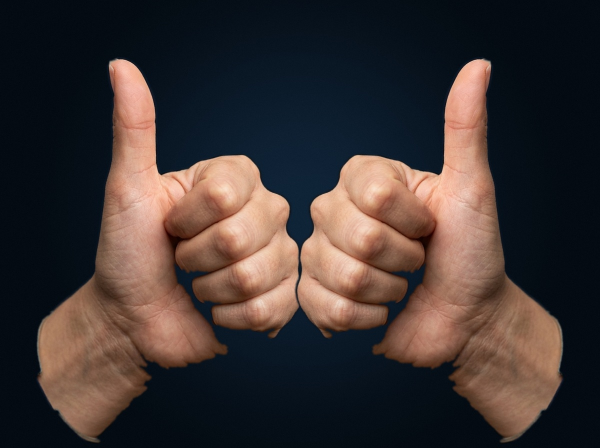
#> input picture signbridge-ai/assets/test_bus_anchored.jpg, 1200 x 896 px (shown at 1/2 size)
$ python -i test_helpers.py   (imports and definitions only)
#> lines starting #> are read from the running program, lines starting #| are printed output that depends on the picture
"""
Test script to generate realistic photo composites for sign language signs.
"""
import os
import numpy as np
from PIL import Image, ImageFilter, ImageEnhance

WIDTH = 1200
HEIGHT = 896

def create_studio_background(spot_center=(600, 380), spot_radius=500):
    y, x = np.ogrid[:HEIGHT, :WIDTH]
    dist = np.sqrt((x - spot_center[0])**2 + (y - spot_center[1])**2)
    t = np.clip(dist / spot_radius, 0, 1)

    # Smooth cosine falloff
    falloff = (1.0 - np.cos(t * np.pi)) / 2.0

    # Center color: [16, 36, 56], Edge color: [4, 11, 18]
    r = (16 * (1 - falloff) + 4 * falloff).astype(np.float32)
    g = (36 * (1 - falloff) + 11 * falloff).astype(np.float32)
    b = (56 * (1 - falloff) + 18 * falloff).astype(np.float32)

    # Add subtle photographic sensor grain
    np.random.seed(42)
    noise = np.random.normal(0, 1.2, (HEIGHT, WIDTH))
    r = np.clip(r + noise, 0, 255)
    g = np.clip(g + noise, 0, 255)
    b = np.clip(b + noise, 0, 255)

    bg_arr = np.stack([r, g, b], axis=-1).astype(np.uint8)
    return Image.fromarray(bg_arr, mode='RGB')

def extract_hand_rgba(img_path, threshold=28, feather=3):
#> called with img_path = 'test_bus_anchored.jpg', threshold = 28, feather = 3
    img = Image.open(img_path).convert('RGB')
#> img is the input picture: PIL image 1200x896 RGB; mean R, G, B 62.5, 52.8, 51.4
    arr = np.array(img, dtype=np.float32)

    r, g, b = arr[:,:,0], arr[:,:,1], arr[:,:,2]
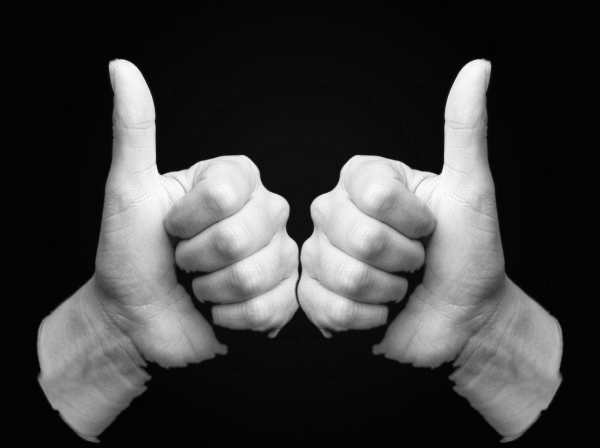
#> r: shape (896, 1200) float32 (shown at 1/2 size); min 0, max 255, mean 62.5
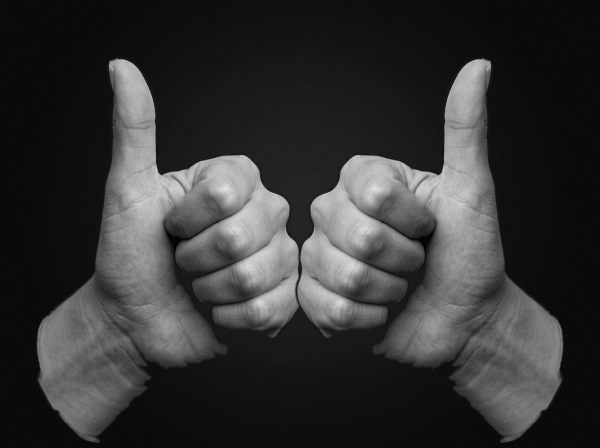
#> g: shape (896, 1200) float32 (shown at 1/2 size); min 0, max 225, mean 52.8
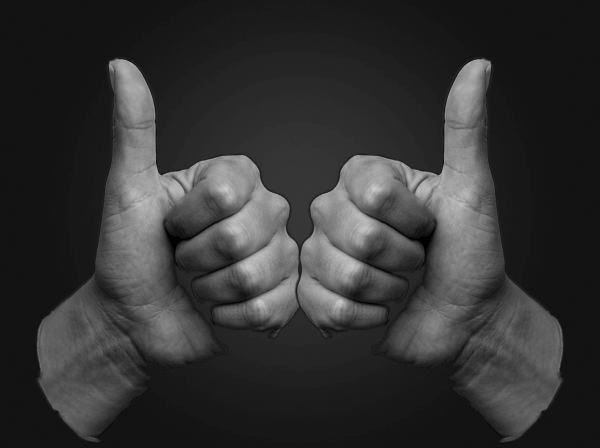
#> b: shape (896, 1200) float32 (shown at 1/2 size); min 0, max 205, mean 51.4
    # Sample background color in corner
    bg_r = arr[:20, :20, 0].mean()
#> bg_r = 3.57
    bg_g = arr[:20, :20, 1].mean()
#> bg_g = 10.57
    bg_b = arr[:20, :20, 2].mean()
#> bg_b = 18.57

    diff = np.sqrt((r - bg_r)**2 + (g - bg_g)**2 + (b - bg_b)**2)
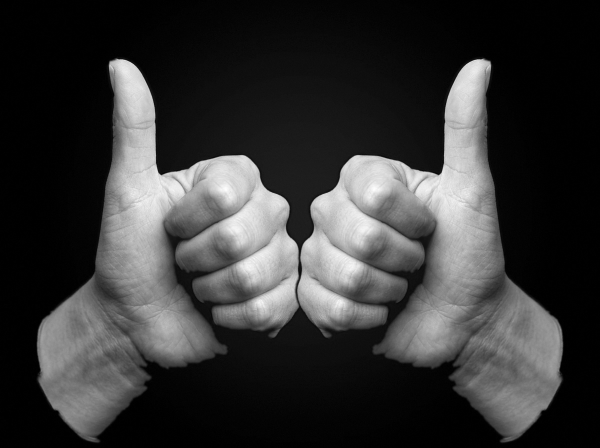
#> diff: shape (896, 1200) float32 (shown at 1/2 size); min 0.749, max 376.2, mean 81.5; drawn with min black and max white

    # Clean alpha ramp
    alpha = np.clip((diff - threshold) / (threshold * 0.8 + 1), 0, 1)
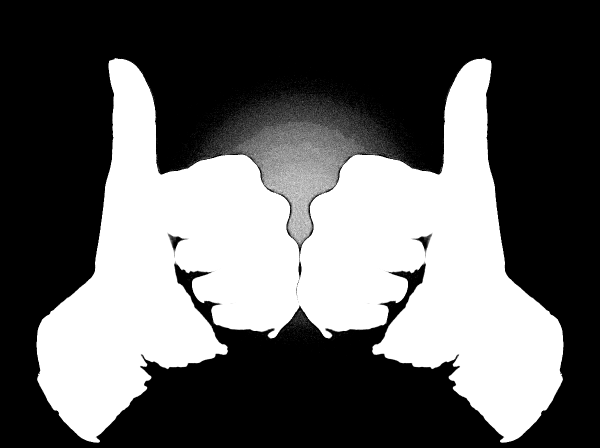
#> alpha: shape (896, 1200) float32 (shown at 1/2 size); min 0, max 1, mean 0.381

    # Morphological clean up
    mask = Image.fromarray((alpha * 255).astype(np.uint8))
    mask = mask.filter(ImageFilter.GaussianBlur(radius=feather))
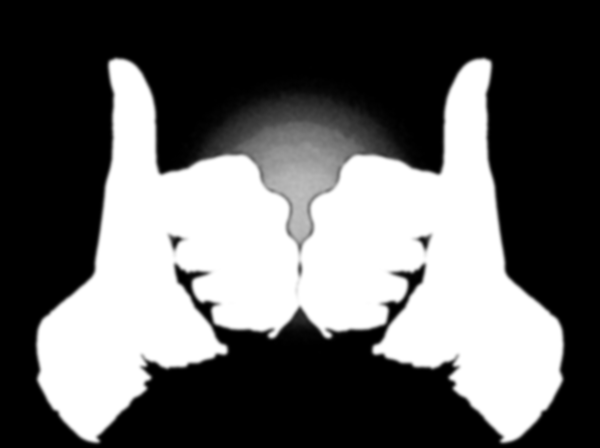
#> mask: PIL image 1200x896 L (shown at 1/2 size); min 0, max 255, mean 97.2

    rgba = img.convert('RGBA')
    rgba.putalpha(mask)
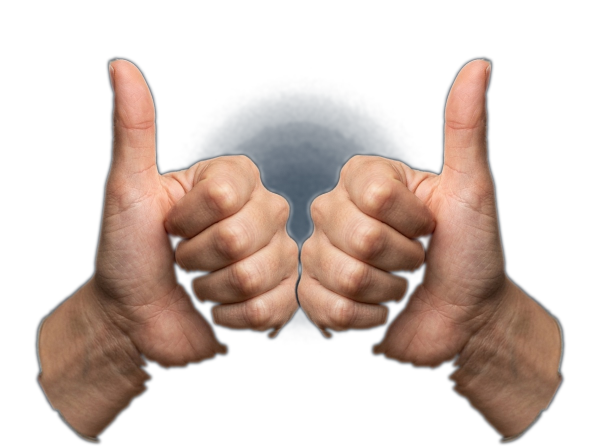
#> rgba: PIL image 1200x896 RGBA (shown at 1/2 size); mean R, G, B, A 62.5, 52.8, 51.4, 97.2; transparent parts drawn white
    return rgba

# [1 line not run here, left out]

>>> result = extract_hand_rgba('test_bus_anchored.jpg')

$ run again, on signbridge-ai/assets/test_bus_clean.jpg
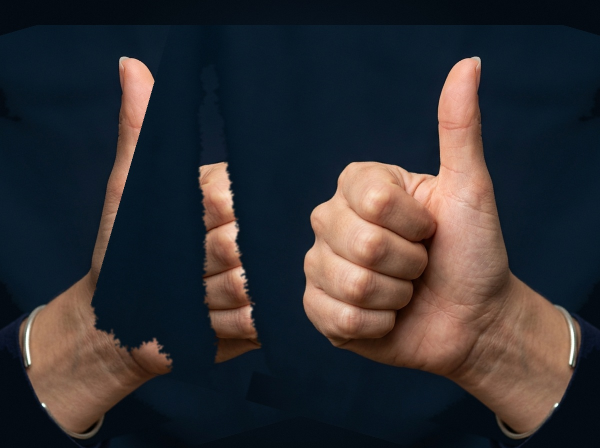
#> input picture signbridge-ai/assets/test_bus_clean.jpg, 1200 x 896 px (shown at 1/2 size)
#> in extract_hand_rgba, img is the input picture: PIL image 1200x896 RGB; mean R, G, B 48.5, 47, 50.3
#> in extract_hand_rgba, `r, g, b = arr[:,:,0], arr[:,:,1], arr[:,:,2]`:
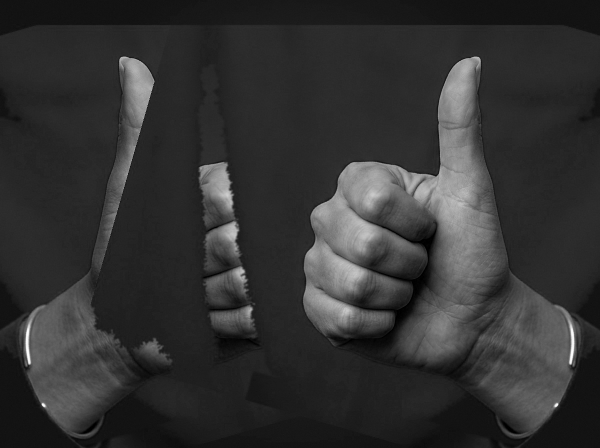
#> b: shape (896, 1200) float32 (shown at 1/2 size); min 0, max 255, mean 50.3
#> bg_r = 3.57
#> bg_g = 10.57
#> bg_b = 18.57
#> in extract_hand_rgba, `rgba.putalpha(mask)`:
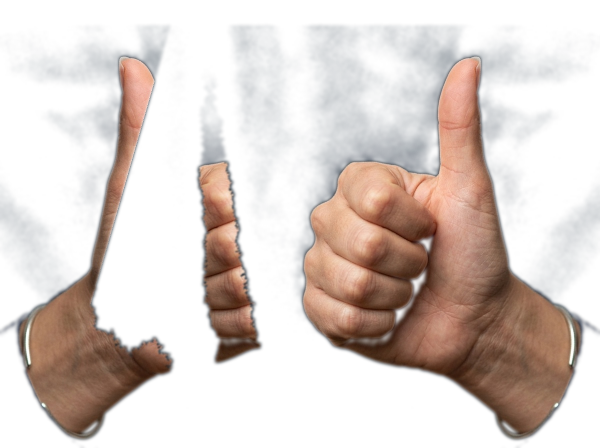
#> rgba: PIL image 1200x896 RGBA (shown at 1/2 size); mean R, G, B, A 48.5, 47, 50.3, 78.4; transparent parts drawn white

$ run again, on signbridge-ai/assets/test_cuff.jpg
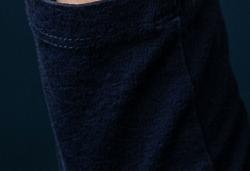
#> input picture signbridge-ai/assets/test_cuff.jpg, 250 x 171 px
#> in extract_hand_rgba, img is the input picture: PIL image 250x171 RGB; mean R, G, B 7.7, 14.7, 24.9
#> in extract_hand_rgba, `r, g, b = arr[:,:,0], arr[:,:,1], arr[:,:,2]`:
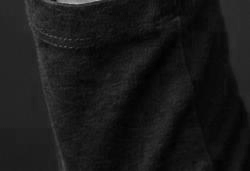
#> b: shape (171, 250) float32; min 0, max 179, mean 24.9
#> bg_r = 8.21
#> bg_g = 26.75
#> bg_b = 40.32
#> in extract_hand_rgba, `rgba.putalpha(mask)`:
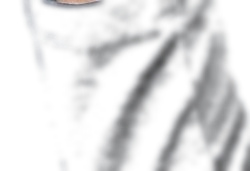
#> rgba: PIL image 250x171 RGBA; mean R, G, B, A 7.7, 14.7, 24.9, 31.2; transparent parts drawn white

$ run again, on signbridge-ai/assets/test_doctor_clean.jpg
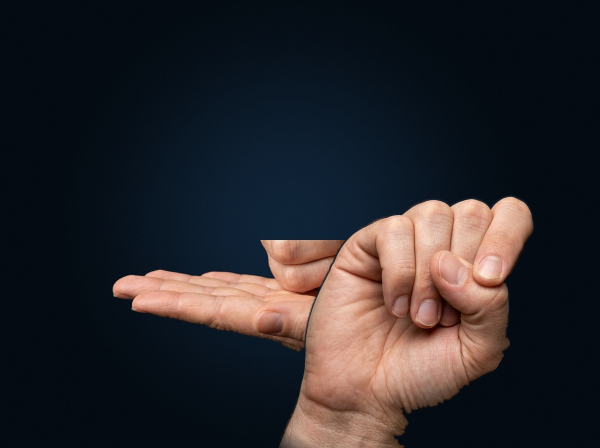
#> input picture signbridge-ai/assets/test_doctor_clean.jpg, 1200 x 896 px (shown at 1/2 size)
#> in extract_hand_rgba, img is the input picture: PIL image 1200x896 RGB; mean R, G, B 41.8, 39.4, 43.3
#> bg_r = 3.57
#> bg_g = 10.57
#> bg_b = 18.57
#> in extract_hand_rgba, `rgba.putalpha(mask)`:
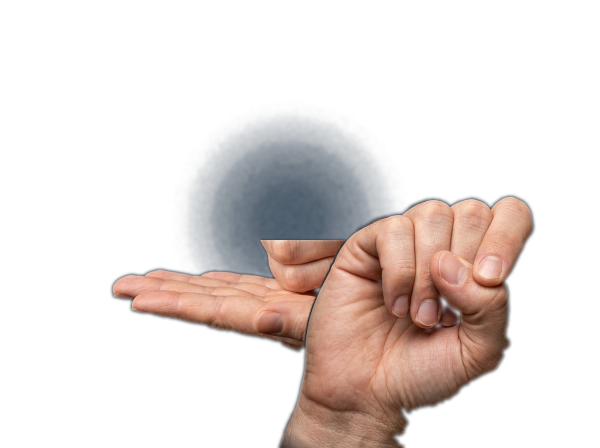
#> rgba: PIL image 1200x896 RGBA (shown at 1/2 size); mean R, G, B, A 41.8, 39.4, 43.3, 61; transparent parts drawn white
